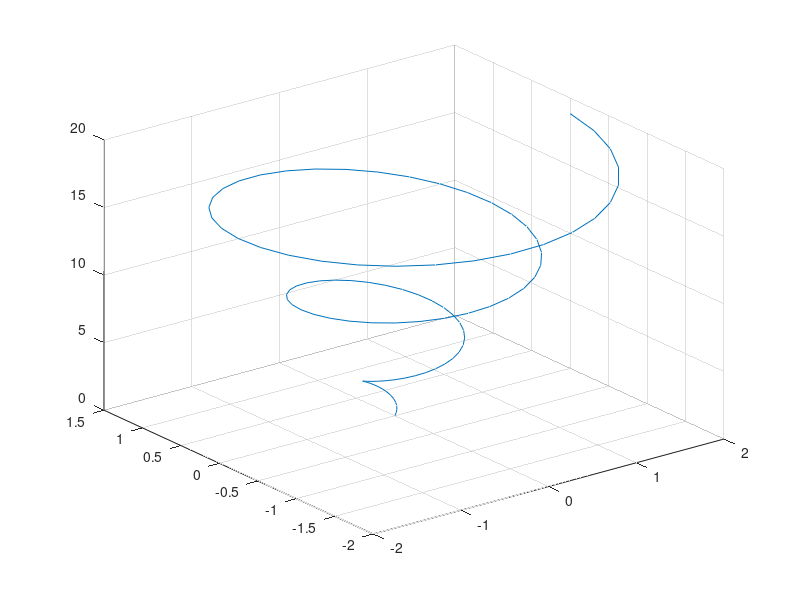

This figure's MATLAB source:

r = linspace(0,2);
theta = linspace (0, 6 * pi);
x = r.*cos(theta);
y = r.*sin(theta);
z = theta;
figure(1)
plot3(x, y, z)
grid on